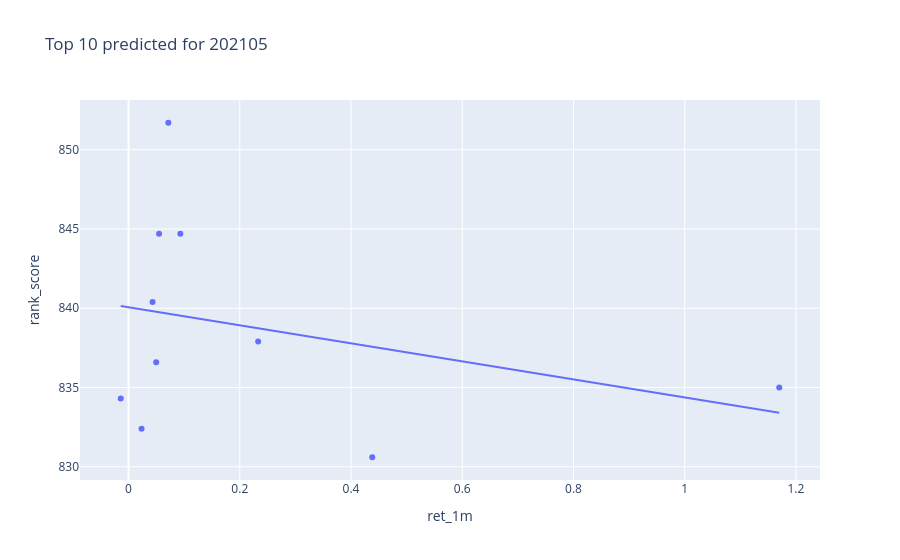

The code cell stored with this chart in its notebook:
### Code cell
# Top 10 predicted for a given month
top_10 = df_test[df_test["yyyymm"] == date].nlargest(10, "rank_score")
px.scatter(top_10, x="ret_1m", y="rank_score", title=f"Top 10 predicted for {date}", trendline="ols")

### Figure 1 — Plotly figure (JSON) as saved in the notebook; plotly's stock layout.template omitted (floating-point values rounded to 4 significant figures)
{"data": [{"hovertemplate": "ret_1m=%{x}<br>rank_score=%{y}<extra></extra>", "legendgroup": "", "marker": {"color": "#636efa", "symbol": "circle"}, "mode": "markers", "name": "", "orientation": "v", "showlegend": false, "type": "scatter", "x": [0.07157, 0.09315, 0.05484, 0.04322, 0.2331, 0.0497, 1.17, -0.01402, 0.02337, 0.4382], "xaxis": "x", "y": [851.7, 844.7, 844.7, 840.4, 837.9, 836.6, 835.0, 834.3, 832.4, 830.6], "yaxis": "y"}, {"hovertemplate": "<b>OLS trendline</b><br>rank_score = -5.68268 * ret_1m + 840.059<br>R<sup>2</sup>=0.097533<br><br>ret_1m=%{x}<br>rank_score=%{y} <b>(trend)</b><extra></extra>", "legendgroup": "", "marker": {"color": "#636efa", "symbol": "circle"}, "mode": "lines", "name": "", "showlegend": false, "type": "scatter", "x": [-0.01402, 0.02337, 0.04322, 0.0497, 0.05484, 0.07157, 0.09315, 0.2331, 0.4382, 1.17], "xaxis": "x", "y": [840.1, 839.9, 839.8, 839.8, 839.7, 839.7, 839.5, 838.7, 837.6, 833.4], "yaxis": "y"}], "layout": {"legend": {"tracegroupgap": 0}, "title": {"text": "Top 10 predicted for 202105"}, "xaxis": {"anchor": "y", "domain": [0, 1], "title": {"text": "ret_1m"}}, "yaxis": {"anchor": "x", "domain": [0, 1], "title": {"text": "rank_score"}}}}
